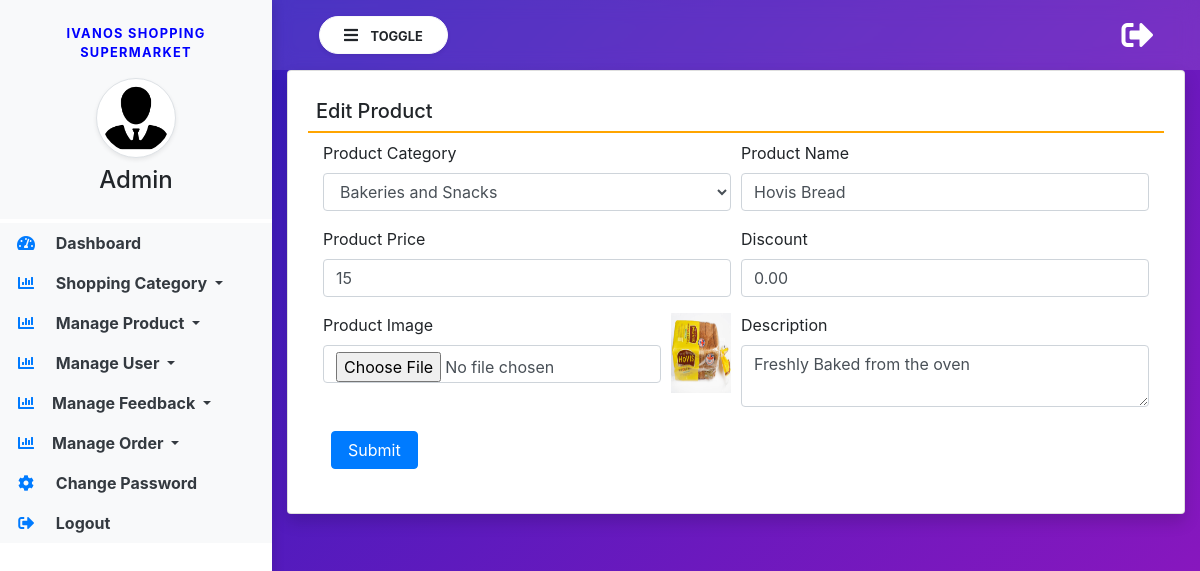
The app's page /edit-product/13/ with its own data.
### groceryapp/models.py (models this page shows, shortened)
class Product(models.Model):
    category = models.ForeignKey(Category, on_delete=models.CASCADE, null=True, blank=True)
    name = models.CharField(max_length=100, null=True, blank=True)
    image = models.FileField(null=True, blank=True)
    description = models.TextField(null=True, blank=True)
    price = models.CharField(max_length=100, null=True, blank=True)
    discount = models.CharField(max_length=100, null=True, blank=True)
    updated = models.DateTimeField(auto_now=True)
    created = models.DateTimeField(auto_now_add=True)

class Category(models.Model):
    name = models.CharField(max_length=100, null=True, blank=True)
    created = models.DateTimeField(auto_now_add=True)

### groceryapp/views.py (the view, shortened to what this page needs)
# urls.py: path('edit-product/<int:pid>/', edit_product, name="edit_product"),
def edit_product(request, pid):
    product = Product.objects.get(id=pid)
    category = Category.objects.all()
    return render(request, 'edit_product.html', locals())

### groceryapp/templates/edit_product.html (shortened to what this page needs)
{% extends 'admin_base.html' %}
{% block main %}
<div class="card shadow">
    <div class="card-body">
        <h5 class="p-2" style="border-bottom: 2px solid orange;">Edit Product</h5>
        <div class="container-fluid">
            <form action="" method="post" enctype="multipart/form-data">
                <div class="form-row">
                    <div class="col-sm-6">
                        <div class="form-group">
                            <label>Product Category</label>
                            <select name="category" class="form-control" required>
                                {% for i in category %}
                                <option value="{{i.id}}" {% if i.id == product.category.id %}selected{% endif %}>{{i.name}}</option>
                                {% endfor %}
                            </select>
                        </div>
                    </div>
                    <div class="col-sm-6">
                        <div class="form-group">
                            <label>Product Name</label>
                            <input type="text" name="name" class="form-control" value="{{product.name}}" placeholder="Product Name">
                        </div>
                    </div>
                    <div class="col-sm-6">
                        <div class="form-group">
                            <label>Product Price</label>
                            <input type="text" name="price" class="form-control" value="{{product.price}}" placeholder="Product Price">
                        </div>
                    </div>
                    <div class="col-sm-6">
                        <div class="form-group">
                            <label>Discount</label>
                            <input type="text" name="discount" class="form-control" value="{{product.discount}}" placeholder="Apply Discount">
                        </div>
                    </div>
                    <div class="col-sm-5">
                        <div class="form-group">
                            <label>Product Image</label>
                            <input type="file" name="image" class="form-control">
                        </div>
                    </div>
                    <div class="col-sm-1">
                        <img src="{{product.image.url}}" style="width:100%;height:80px">
                    </div>
                    <div class="col-sm-6">
                        <div class="form-group">
                            <label>Description</label>
                            <textarea name="desc" class="form-control" placeholder="write description here">{{product.description}}</textarea>
                        </div>
                    </div>
                </div>
                <input type="submit" value="Submit" class="m-2 px-3 btn btn-primary">
            </form>
        </div>
    </div>
</div>
{% endblock %}

### groceryapp/static/css/sidebar.css (style rules this page uses)
body { background-image : linear-gradient(135.9deg,rgba(109,25,252,1) 16.4%,rgba(125,31,160,1) 56.1%); min-height:100vh; }

### groceryapp/templates/admin_base.html (style rules this page uses)
body { overflow-x: hidden; }

### records on screen
Product: category "Bakeries and Snacks", name "Hovis Bread", price "15", discount "0.00", image (picture), desc "Freshly Baked from the oven"
